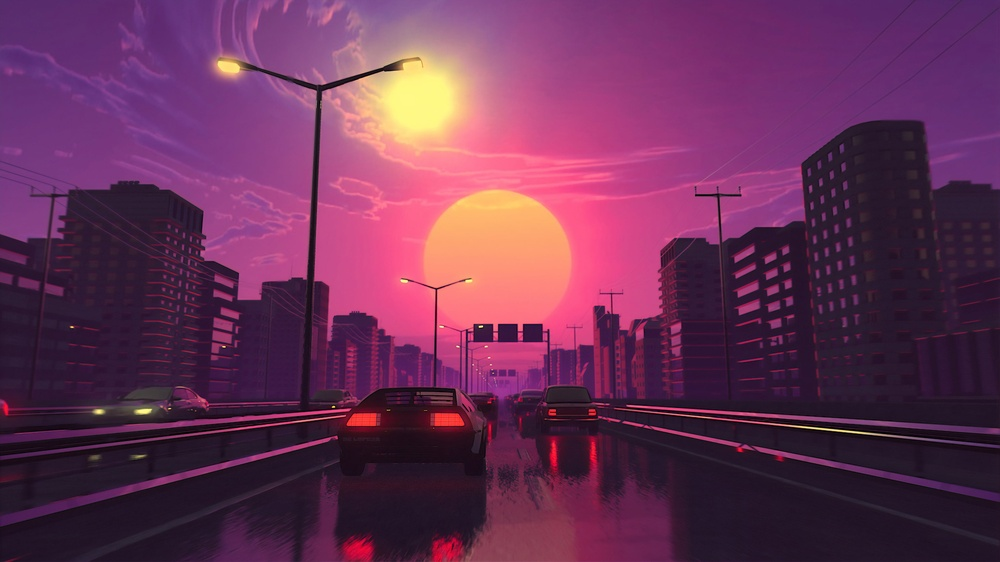
#> input picture Arithmetic_Coding_Technique/input.jpg, 1000 x 562 px, shrunk from 3840 x 2160 before the run, found by its file name
$ jupyter execute Canny_edge_detector.ipynb
#> lines starting #> are read from the running program, lines starting #| are printed output that depends on the picture
[cell 1]
import numpy as np
from PIL import Image
from scipy.ndimage import convolve
import matplotlib.pyplot as plt

# 1. Load image and convert to grayscale
img = Image.open("input.jpg").convert("L")
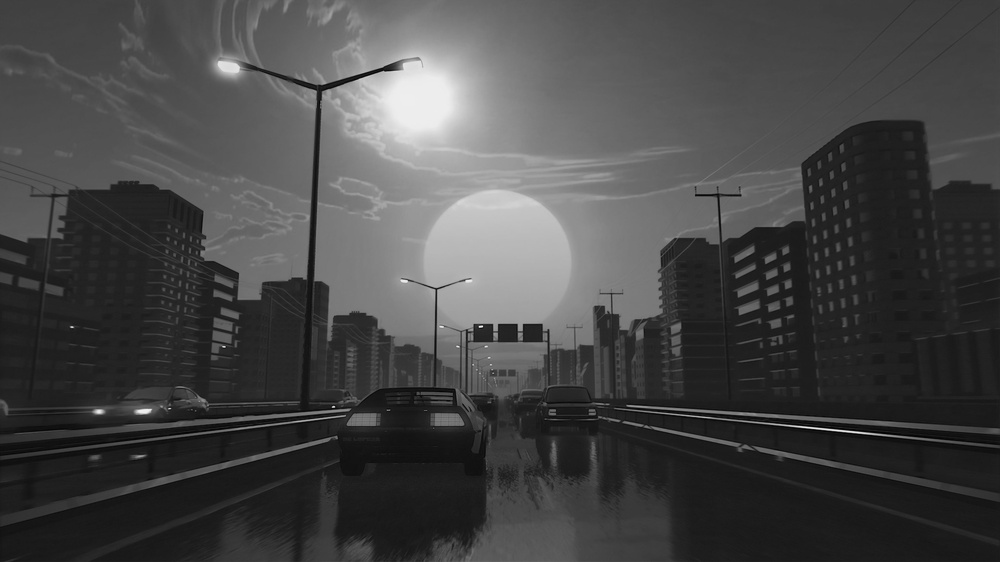
#> img: PIL image 1000x562 L; min 1, max 242, mean 70.4
img = np.array(img, dtype=np.float32)
#> img: shape (562, 1000) float32

# 2. Gaussian Blur (5x5 kernel)
def gaussian_kernel(size=5, sigma=1):
    ax = np.linspace(-(size-1)//2, (size-1)//2, size)
    xx, yy = np.meshgrid(ax, ax)
    kernel = np.exp(-(xx**2 + yy**2) / (2*sigma**2))
    return kernel / np.sum(kernel)

gauss = gaussian_kernel(5, 1)
smoothed = convolve(img, gauss)

# 3. Sobel Gradient (Gx, Gy)
Kx = np.array([[-1,0,1],[-2,0,2],[-1,0,1]], dtype=np.float32)
Ky = np.array([[1,2,1],[0,0,0],[-1,-2,-1]], dtype=np.float32)

Gx = convolve(smoothed, Kx)
Gy = convolve(smoothed, Ky)
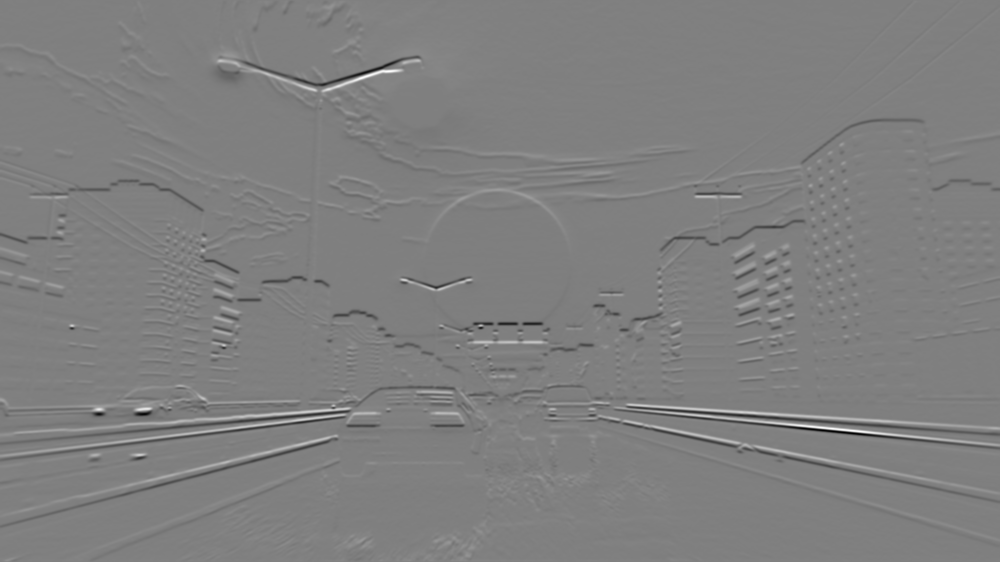
#> Gy: shape (562, 1000) float32; min -454.9, max 452.9, mean -0.4; drawn with min black and max white

magnitude = np.hypot(Gx, Gy)    # Edge strength
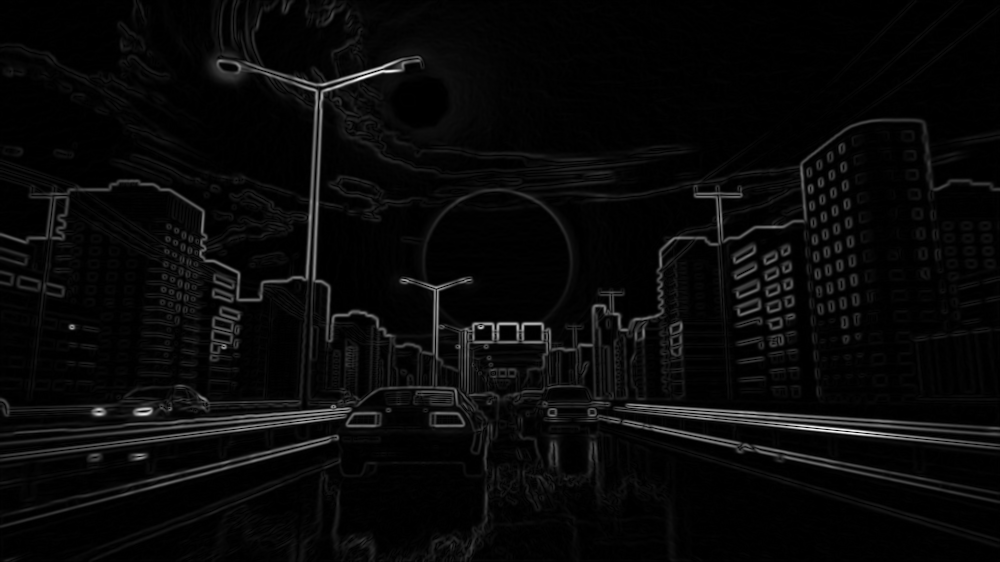
#> magnitude: shape (562, 1000) float32; min 0, max 466, mean 17.2; drawn with min black and max white
magnitude = magnitude / magnitude.max() * 255
theta = np.arctan2(Gy, Gx)      # Edge direction
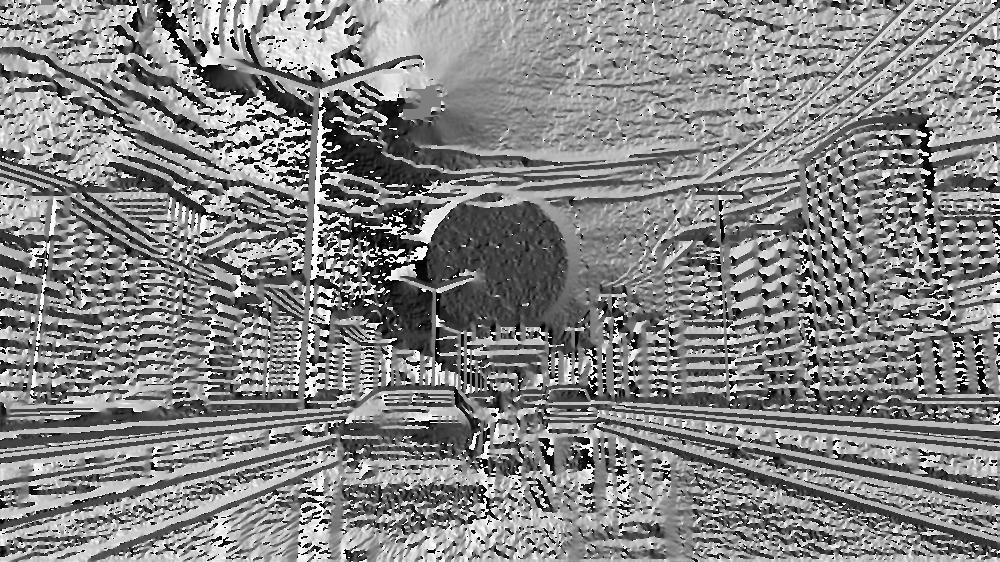
#> theta: shape (562, 1000) float32; min -3.14, max 3.14, mean 0.14; drawn with min black and max white

# 4. Non-Maximum Suppression
def non_max_suppression(mag, theta):
    M, N = mag.shape
#> M = 562; N = 1000
    Z = np.zeros((M,N), dtype=np.float32)
    angle = theta * 180. / np.pi
    angle[angle < 0] += 180
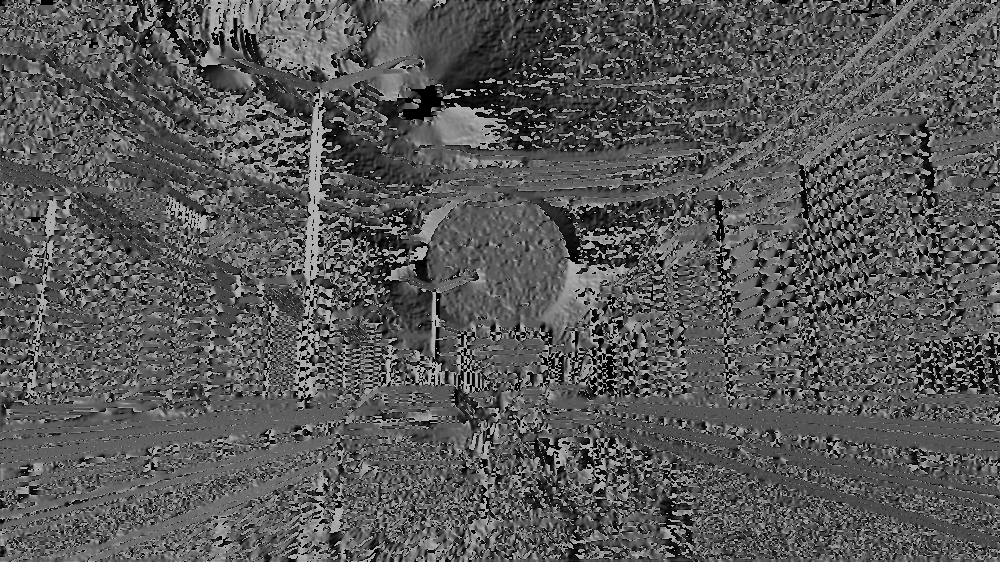
#> angle: shape (562, 1000) float32; min 0, max 180, mean 88.4

    for i in range(1,M-1):
        for j in range(1,N-1):
            q = 255
            r = 255

            # angle 0
            if (0 <= angle[i,j] < 22.5) or (157.5 <= angle[i,j] <= 180):
                q = mag[i, j+1]
                r = mag[i, j-1]
            # angle 45
            elif (22.5 <= angle[i,j] < 67.5):
                q = mag[i+1, j-1]
                r = mag[i-1, j+1]
            # angle 90
            elif (67.5 <= angle[i,j] < 112.5):
                q = mag[i+1, j]
                r = mag[i-1, j]
            # angle 135
            elif (112.5 <= angle[i,j] < 157.5):
                q = mag[i-1, j-1]
                r = mag[i+1, j+1]

            if (mag[i,j] >= q) and (mag[i,j] >= r):
                Z[i,j] = mag[i,j]
            else:
                Z[i,j] = 0
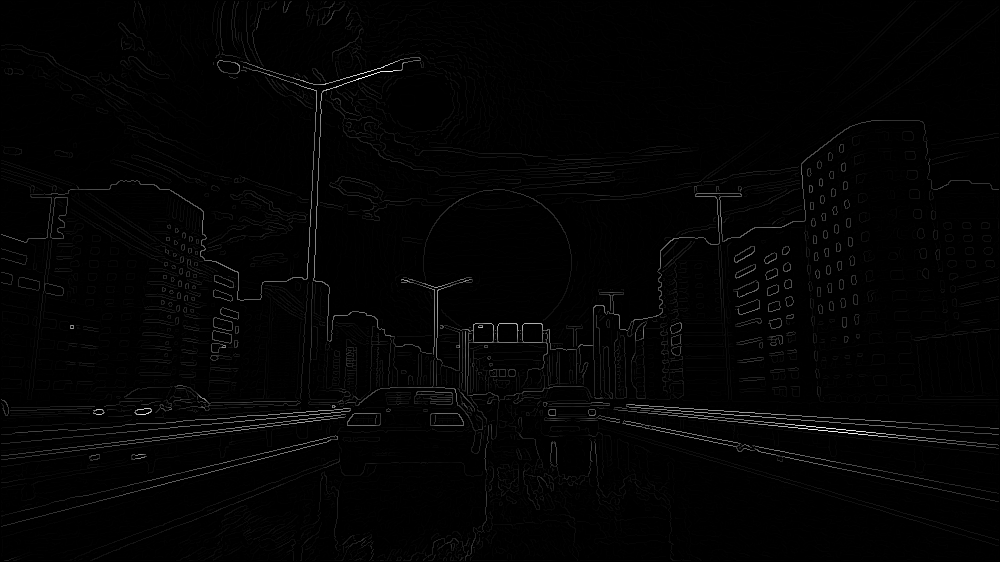
#> Z: shape (562, 1000) float32; min 0, max 255, mean 3.4
    return Z

nms = non_max_suppression(magnitude, theta)

# 5. Double Thresholding
def threshold(img, low, high):
#> called with low = 20, high = 40
    strong = 255
    weak = 50

    res = np.zeros_like(img, dtype=np.uint8)

    strong_i, strong_j = np.where(img >= high)
#> strong_i = 12998 values from 1 to 557; strong_j = 12998 values, max 998 at index 1422, min 1 at index 2415, mean 493.1
    weak_i, weak_j = np.where((img <= high) & (img >= low))
#> weak_i = 10549 values from 1 to 560; weak_j = 10549 values, max 998 at index 9867, min 1 at index 3733, mean 424.7

    res[strong_i, strong_j] = strong
    res[weak_i, weak_j] = weak
    return res, weak, strong

lowThreshold = 20
highThreshold = 40
thresh, weak, strong = threshold(nms, lowThreshold, highThreshold)
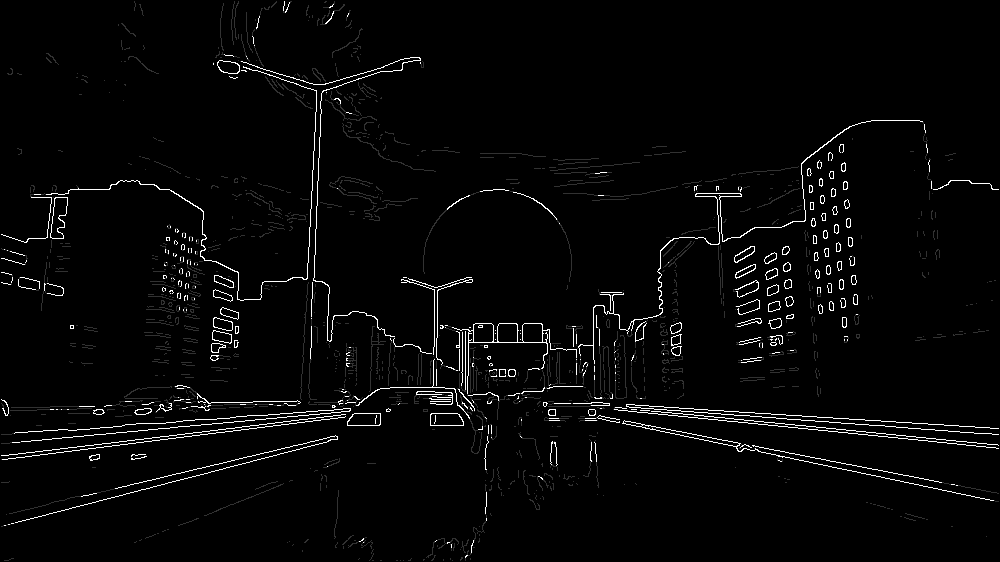
#> thresh: shape (562, 1000); min 0, max 255, mean 6.8
#> weak = 50; strong = 255

# 6. Edge Tracking by Hysteresis
def hysteresis(img, weak, strong=255):
#> called with weak = 50, strong = 255
    M, N = img.shape
#> M = 562; N = 1000
    for i in range(1, M-1):
        for j in range(1, N-1):
            if img[i,j] == weak:
                if ((img[i+1, j-1] == strong) or (img[i+1, j] == strong) or (img[i+1, j+1] == strong)
                    or (img[i, j-1] == strong) or (img[i, j+1] == strong)
                    or (img[i-1, j-1] == strong) or (img[i-1, j] == strong) or (img[i-1, j+1] == strong)):
                    img[i,j] = strong
                else:
                    img[i,j] = 0
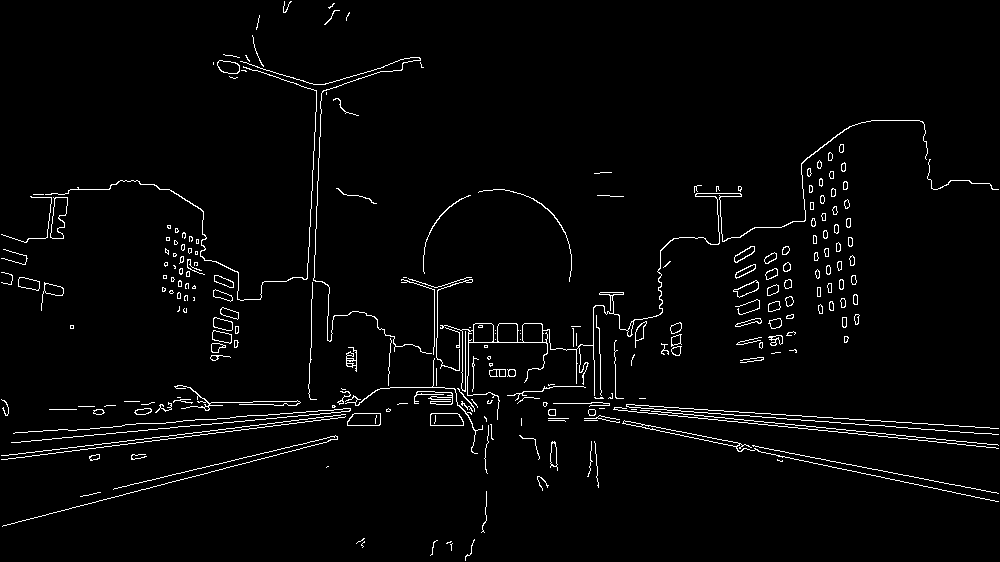
#> img: shape (562, 1000); 2.7% white in thin lines or dots
    return img

final = hysteresis(thresh, weak, strong)

# Show results
plt.figure(figsize=(12,6))
plt.subplot(1,2,1); plt.title("Original"); plt.imshow(img, cmap="gray")
plt.subplot(1,2,2); plt.title("Canny Edges"); plt.imshow(final, cmap="gray")
plt.show()
